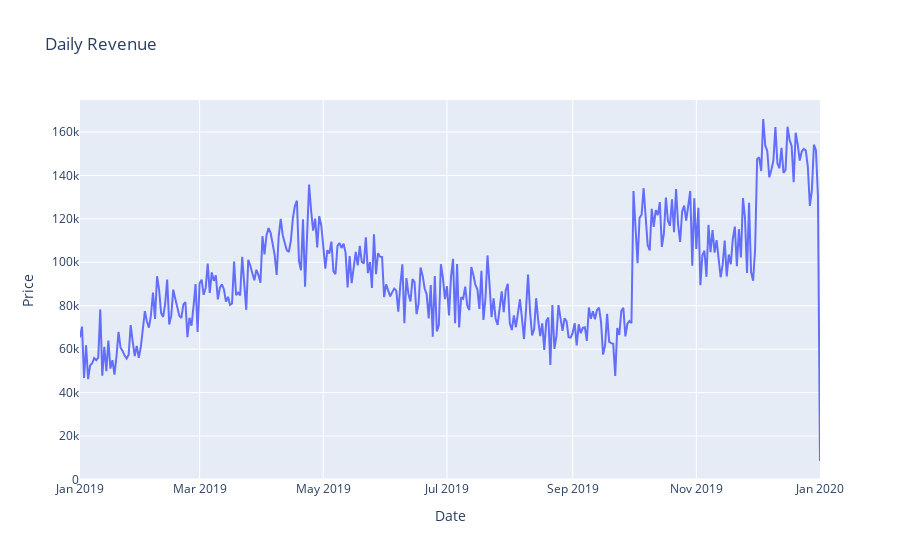

The code cell stored with this chart in its notebook:
### Code cell
daily_revenue = pd.DataFrame(df.groupby('Date')['Price'].sum())
px.line(daily_revenue, x=daily_revenue.index, y='Price', title='Daily Revenue')

### Figure 1 — Plotly figure (JSON) as saved in the notebook; plotly's stock layout.template omitted (floating-point values rounded to 4 significant figures; data arrays with more than 128 entries replaced by an {"elided": "..."} marker saying what was removed)
{"data": [{"hovertemplate": "Date=%{x}<br>Price=%{y}<extra></extra>", "legendgroup": "", "line": {"color": "#636efa", "dash": "solid"}, "marker": {"symbol": "circle"}, "mode": "lines", "name": "", "orientation": "v", "showlegend": false, "type": "scatter", "x": {"elided": "366 str values"}, "xaxis": "x", "y": {"elided": "366 float values"}, "yaxis": "y"}], "layout": {"legend": {"tracegroupgap": 0}, "title": {"text": "Daily Revenue"}, "xaxis": {"anchor": "y", "domain": [0, 1], "title": {"text": "Date"}}, "yaxis": {"anchor": "x", "domain": [0, 1], "title": {"text": "Price"}}}}
